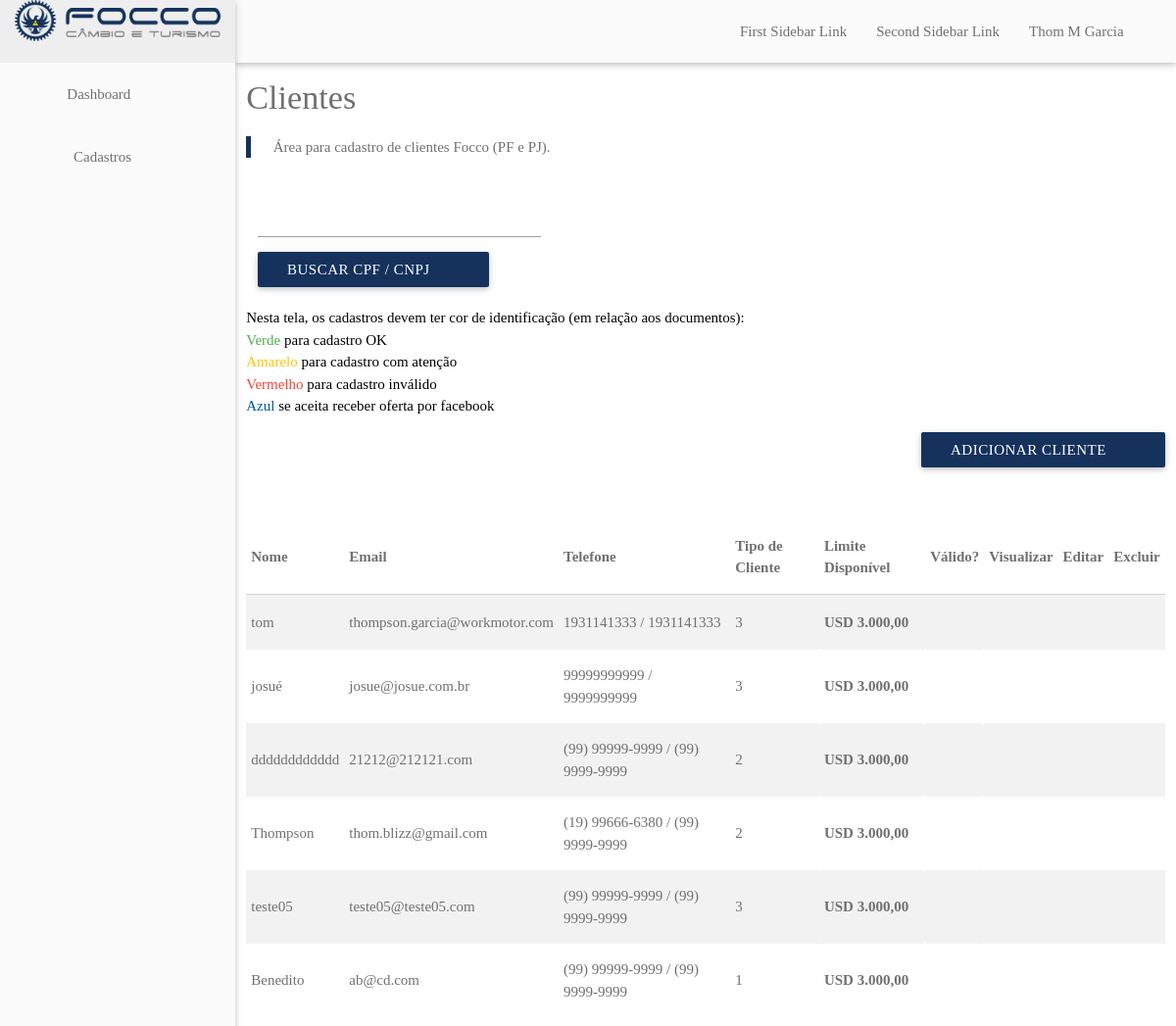
Page /dashboard/clientes/index.php (signed in) on the earlier database version.
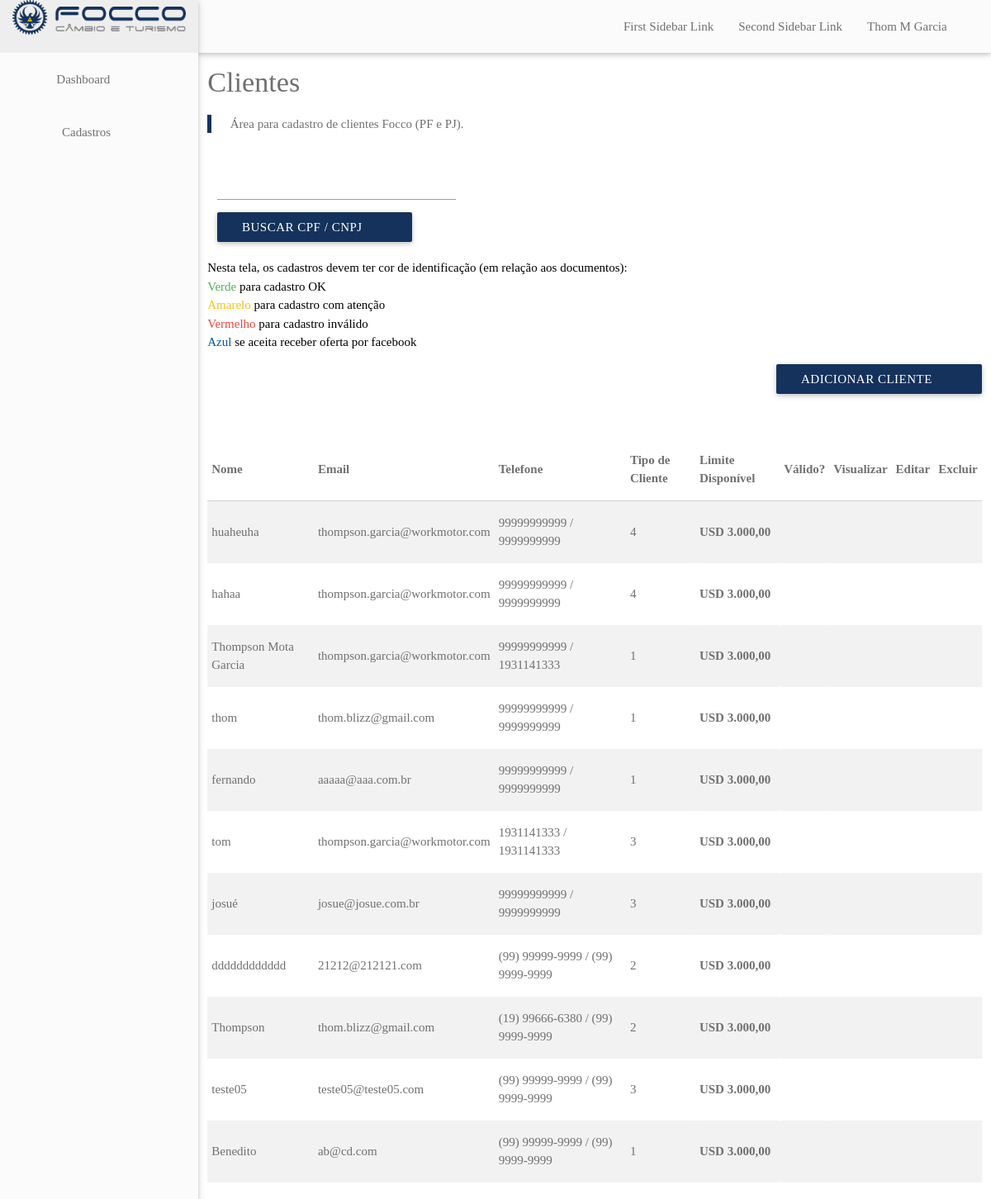
Same page on the later database version.
### tables this page shows
CREATE TABLE `clientes` (
  `id` int(11) NOT NULL,
  `categoria` int(11) DEFAULT NULL,
  `razaoSocial` varchar(255) DEFAULT NULL,
  `tipoPessoa` char(1) DEFAULT NULL,
  `cpfCnpj` varchar(14) DEFAULT NULL,
  `dataNascimentoAbertura` datetime DEFAULT NULL,
  `inscricaoMunicipal` varchar(50) DEFAULT NULL,
  `rgInscricaoEstadual` varchar(50) DEFAULT NULL,
  `rgOrgaoExpedidor` varchar(50) DEFAULT NULL,
  `rgDataExpedicao` datetime DEFAULT NULL,
  `sexo` char(1) DEFAULT NULL,
  `nacionalidade` varchar(100) DEFAULT NULL,
  `estadoCivil` int(11) DEFAULT NULL,
  `nomeConjuge` varchar(255) DEFAULT NULL,
  `dataNascimentoConjuge` datetime DEFAULT NULL,
  `nomeMae` varchar(255) DEFAULT NULL,
  `nomePai` varchar(255) DEFAULT NULL,
  `email` varchar(255) DEFAULT NULL,
  `telFixo` varchar(20) DEFAULT NULL,
  `telCelular` varchar(20) DEFAULT NULL,
  `contraSenha` varchar(255) DEFAULT NULL,
  `observacoes` varchar(1000) DEFAULT NULL,
  `ofertasPorEmail` bit(1) DEFAULT NULL,
  `infoWhatsapp` bit(1) DEFAULT NULL,
  `dataCadastro` datetime DEFAULT NULL,
  `dataModificacao` datetime DEFAULT NULL
);

### dashboard/clientes/index.php (the view, shortened to what this page needs)
<?php
include "../includes/header.php";
include "../core/database.php";
$sql_query = "SELECT * FROM clientes ORDER BY dataCadastro DESC LIMIT 15;";
$result = mysqli_query($conn, $sql_query);
$rows = array();
while($row = mysqli_fetch_array($result)) $rows[] = $row;
?>
<main>
  <div class="row">
    <div class="col s12">
      <h4>Clientes</h4>
      <blockquote>
        Área para cadastro de clientes Focco (PF e PJ).
      </blockquote>
      <div class="section">
        <div class="row">
          <div class="col s4">
            <form id="form-busca-clientes">
              <div class="file-path-wrapper">
                <input id="input-cpfcnpj" name="cpfCnpj" type="search" required/>
                <button class="btn waves-effect waves-light bg-blue" type="submit" name="action">
                  Buscar CPF / CNPJ
                  <i class="material-icons right">&#xE8B6;</i>
                </button>
              </div>
            </form>
          </div>
        </div>
        <ul class="black-text">
          <li>
            Nesta tela, os cadastros devem ter cor de identificação (em relação aos documentos):<br>
            <span class="green-text">Verde</span> para cadastro OK <br>
            <span class="amber-text">Amarelo</span> para cadastro com atenção <br>
            <span class="red-text">Vermelho</span> para cadastro inválido <br>
            <span class="light-blue-text text-darken-4">Azul</span> se aceita receber oferta por facebook
          </li>
        </ul>
        <a class="waves-effect waves-light btn bg-blue right" href="/dashboard/clientes/adicionar">Adicionar cliente <i class="material-icons right">&#xE7FE;</i>
        </a>
      </div>
      <div class="spacing"></div>
      <div class="spacing"></div>
      <div class="spacing"></div>
      <div>
        <table class="striped responsive-table">
          <thead>
            <tr>
              <th>Nome</th>
              <th>Email</th>
              <th>Telefone</th>
              <th>Tipo de Cliente</th>
              <th>Limite Disponível</th>
              <th>Válido?</th>
              <th class="center">Visualizar</th>
              <th class="center">Editar</th>
              <th class="center">Excluir</th>
            </tr>
          </thead>
          <tbody id="table-body-clientes">
            <?php
            foreach($rows as $r){
              $sql_query = "SELECT tipo FROM documentos WHERE tipo in ('RG', 'CPF') and clienteId = ". $r['id'];
              $result = mysqli_query($conn, $sql_query);
              $docs = array();
              while($row = mysqli_fetch_array($result)) $docs[] = $row;
              $cor = "";
              if (!$docs){
                $cor = "cor-vermelha";
              } else {
                $cor = "cor-verde";
              }
              echo
              '<tr>
              <td>'.$r["razaoSocial"].'</td>
              <td>'.$r["email"].'</td>
              <td>'.$r["telCelular"].' / '.$r["telFixo"].'</td>
              <td>'.$r["categoria"].'</td>
              <th>USD 3.000,00</th>
              <th><i class="material-icons '.$cor.' ">&#xE5CA;</i>   </th>
              <td class="center"><a href="/dashboard/clientes/visualizar?clienteId='.$r["id"].'"><i class="material-icons" title="Visualizar cliente">&#xE85D;</i></a></td>
              <td class="center"><a href="/dashboard/clientes/alterar?clienteId='.$r["id"].'"><i class="material-icons" title="Editar cliente">&#xE3C9;</i></a></td>
              <td class="center"><a href="/dashboard/clientes/excluir?clienteId='.$r["id"].'"><i class="material-icons" title="Excluir cliente">&#xE92B;</i></a></td>
            </tr>';
          }
          ?>
        </tbody>
      </table>
    </div>
  </div>
</div>
</main>
<?php
include '../includes/footer.php';
?>

### dashboard/includes/header.php (shortened to what this page needs)
<!DOCTYPE html>
<html>
<head>
  <link rel="stylesheet" href="/dashboard/styles/materialize.css" />
</head>
<body>
  <header>
    <nav class="bg-gray">
      <ul class="right hide-on-med-and-down">
        <li><a href="#!">First Sidebar Link</a></li>
        <li><a href="#!">Second Sidebar Link</a></li>
        <li><a class="dropdown-button" href="#!" data-activates="dropOptions"><?php echo $_SESSION['currentUser']['nome']  ?><i class="material-icons right">&#xE5C5;</i></a></li>
      </ul>
      <ul id="slide-out" class="side-nav fixed bg-gray white-text">
        <li class="brand-logo center"><img class="" src="/dashboard/images/logo_topo_minor.png" alt="logotipo"></li>
        <li><a href="#!"></a></li>
        <li><a href="/dashboard/home"><i class="material-icons left">&#xE871;</i> Dashboard</a></li>
        <li class="">
          <ul class="collapsible collapsible-accordion">
            <li>
              <a class="collapsible-header"><i class="material-icons left">&#xE3C9;</i> Cadastros<i class="material-icons right">&#xE5C5;</i></a>
            </li>
          </ul>
        </li>
      </ul>
    </nav>
  </header>

### dashboard/includes/footer.php (shortened to what this page needs)
</body>
</html>

### dashboard/clientes/index.php (style rules this page uses)
.cor-vermelha { color: #FF0000; }
.cor-verde { color: #00D300; }

Differences in the rows shown:
added clientes: razaoSocial "huaheuha", email "thompson.garcia@workmotor.com", telCelular "99999999999", telFixo "9999999999", categoria "4"
added clientes: razaoSocial "hahaa", email "thompson.garcia@workmotor.com", telCelular "99999999999", telFixo "9999999999", categoria "4"
added clientes: razaoSocial "Thompson Mota Garcia", email "thompson.garcia@workmotor.com", telCelular "99999999999", telFixo "1931141333", categoria "1"
added clientes: razaoSocial "thom", email "thom.blizz@gmail.com", telCelular "99999999999", telFixo "9999999999", categoria "1"
added clientes: razaoSocial "fernando", email "aaaaa@aaa.com.br", telCelular "99999999999", telFixo "9999999999", categoria "1"
